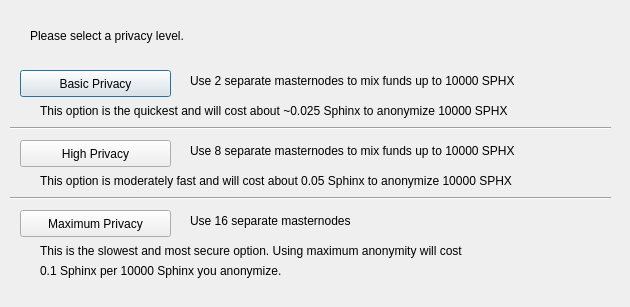
<?xml version="1.0" encoding="UTF-8"?>
<ui version="4.0">
 <class>ObfuscationConfig</class>
 <widget class="QDialog" name="ObfuscationConfig">
  <property name="geometry">
   <rect>
    <x>0</x>
    <y>0</y>
    <width>630</width>
    <height>307</height>
   </rect>
  </property>
  <property name="windowTitle">
   <string>Configure Obfuscation</string>
  </property>
  <widget class="QPushButton" name="buttonBasic">
   <property name="geometry">
    <rect>
     <x>20</x>
     <y>70</y>
     <width>151</width>
     <height>27</height>
    </rect>
   </property>
   <property name="text">
    <string>Basic Privacy</string>
   </property>
  </widget>
  <widget class="QPushButton" name="buttonHigh">
   <property name="geometry">
    <rect>
     <x>20</x>
     <y>140</y>
     <width>151</width>
     <height>27</height>
    </rect>
   </property>
   <property name="text">
    <string>High Privacy</string>
   </property>
  </widget>
  <widget class="QPushButton" name="buttonMax">
   <property name="geometry">
    <rect>
     <x>20</x>
     <y>210</y>
     <width>151</width>
     <height>27</height>
    </rect>
   </property>
   <property name="text">
    <string>Maximum Privacy</string>
   </property>
  </widget>
  <widget class="QLabel" name="label">
   <property name="geometry">
    <rect>
     <x>30</x>
     <y>20</y>
     <width>571</width>
     <height>31</height>
    </rect>
   </property>
   <property name="text">
    <string>Please select a privacy level.</string>
   </property>
  </widget>
  <widget class="QLabel" name="label_2">
   <property name="geometry">
    <rect>
     <x>190</x>
     <y>70</y>
     <width>421</width>
     <height>21</height>
    </rect>
   </property>
   <property name="text">
    <string>Use 2 separate masternodes to mix funds up to 10000 SPHX</string>
   </property>
  </widget>
  <widget class="QLabel" name="label_3">
   <property name="geometry">
    <rect>
     <x>190</x>
     <y>140</y>
     <width>411</width>
     <height>21</height>
    </rect>
   </property>
   <property name="text">
    <string>Use 8 separate masternodes to mix funds up to 10000 SPHX</string>
   </property>
  </widget>
  <widget class="QLabel" name="label_4">
   <property name="geometry">
    <rect>
     <x>190</x>
     <y>210</y>
     <width>421</width>
     <height>21</height>
    </rect>
   </property>
   <property name="text">
    <string>Use 16 separate masternodes</string>
   </property>
  </widget>
  <widget class="QLabel" name="label_6">
   <property name="geometry">
    <rect>
     <x>40</x>
     <y>100</y>
     <width>561</width>
     <height>21</height>
    </rect>
   </property>
   <property name="text">
    <string>This option is the quickest and will cost about ~0.025 Sphinx to anonymize 10000 SPHX</string>
   </property>
  </widget>
  <widget class="QLabel" name="label_7">
   <property name="geometry">
    <rect>
     <x>40</x>
     <y>170</y>
     <width>561</width>
     <height>21</height>
    </rect>
   </property>
   <property name="text">
    <string>This option is moderately fast and will cost about 0.05 Sphinx to anonymize 10000 SPHX</string>
   </property>
  </widget>
  <widget class="QLabel" name="label_8">
   <property name="geometry">
    <rect>
     <x>40</x>
     <y>240</y>
     <width>561</width>
     <height>21</height>
    </rect>
   </property>
   <property name="text">
    <string>This is the slowest and most secure option. Using maximum anonymity will cost</string>
   </property>
  </widget>
  <widget class="QLabel" name="label_9">
   <property name="geometry">
    <rect>
     <x>40</x>
     <y>260</y>
     <width>561</width>
     <height>21</height>
    </rect>
   </property>
   <property name="text">
    <string>0.1 Sphinx per 10000 Sphinx you anonymize.</string>
   </property>
  </widget>
  <widget class="Line" name="line">
   <property name="geometry">
    <rect>
     <x>10</x>
     <y>120</y>
     <width>601</width>
     <height>16</height>
    </rect>
   </property>
   <property name="orientation">
    <enum>Qt::Horizontal</enum>
   </property>
  </widget>
  <widget class="Line" name="line_2">
   <property name="geometry">
    <rect>
     <x>10</x>
     <y>190</y>
     <width>601</width>
     <height>16</height>
    </rect>
   </property>
   <property name="orientation">
    <enum>Qt::Horizontal</enum>
   </property>
  </widget>
 </widget>
 <resources/>
 <connections/>
</ui>
